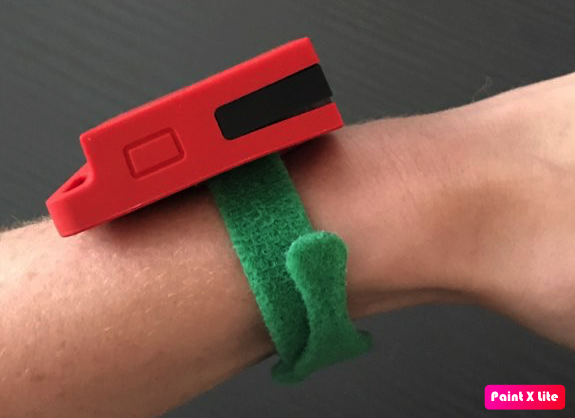
#> input picture sprint_baseline/hand1.png, 575 x 418 px
$ jupyter execute colored_obj_detector.ipynb
#> lines starting #> are read from the running program, lines starting #| are printed output that depends on the picture; after the words box and inside, x2 and y2 are one past the last pixel; in counts of white or black regions, pixels touching at a corner belong together
#> further down, inp is the input picture: shape (418, 575, 3); mean B, G, R 78.2, 88.5, 122.7
[cell 1]
import cv2

def show_hsv (img):
    hsv = cv2.cvtColor (img, cv2.COLOR_BGR2HSV)

    cv2.imshow ("hsv image", hsv)

def find_marker (img, color):
#> called with color = ((165, 50, 230), (185, 70, 255))
    hsv = cv2.cvtColor (img, cv2.COLOR_BGR2HSV)
#> hsv: shape (418, 575, 3); mean H, S, V 38.6, 83.8, 127
    cv2.imshow ("hsv", hsv)

    thresh = cv2.inRange(hsv, color[0], color[1])
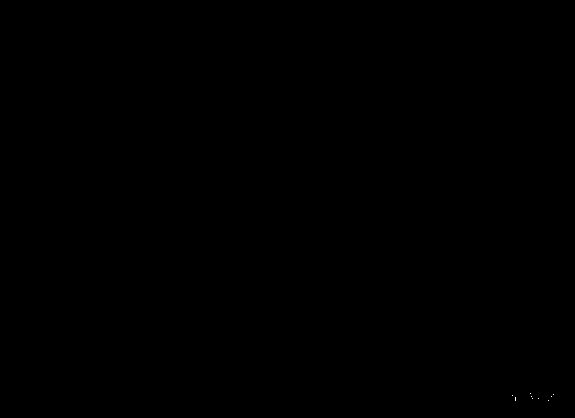
#> thresh: shape (418, 575); 0% white in thin lines or dots, all inside (x1, y1, x2, y2) = (512, 393, 554, 401)

    cv2.imshow ("th", thresh)

    moments = cv2.moments(thresh, 1)
#> moments = moments, m00 12, centre m10/m00, m01/m00 = (529.6, 397)
    dM01 = moments['m01']
#> dM01 = 4764
    dM10 = moments['m10']
#> dM10 = 6355
    dArea = moments['m00']
#> dArea = 12

    marker_coord = [-5, -5]

    print (dArea)
#| 12.0

    if dArea > 5:
        x = int(dM10 / dArea)
#> x = 529
        y = int(dM01 / dArea)
#> y = 397
        marker_coord[0] = x
        marker_coord[1] = y

        cv2.circle (img, (x, y), 10, (0,0,255), -1)
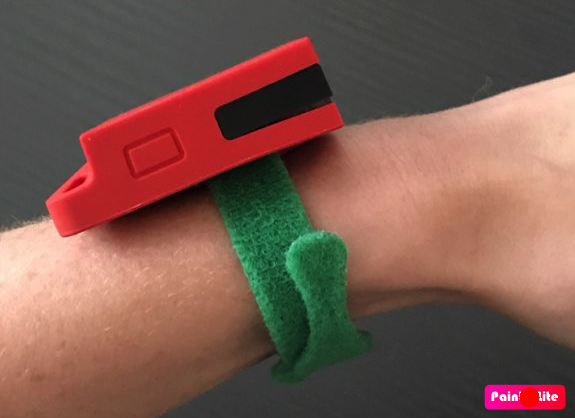
#> img: shape (418, 575, 3); 0.13% of pixels changed, all inside (x1, y1, x2, y2) = (519, 387, 540, 408)
        cv2.imshow ("detected", img)

    return marker_coord

[cell 2]
# [25 lines of commented-out code are left out]

def find_marker_by_template (img, template):
    w, h = template[:, :, 1].shape
    # All the 6 methods for comparison in a list

    #methods = ['cv2.TM_CCOEFF', 'cv2.TM_CCOEFF_NORMED', 'cv2.TM_CCORR',
    #            'cv2.TM_CCORR_NORMED', 'cv2.TM_SQDIFF', 'cv2.TM_SQDIFF_NORMED']

    meth = 'cv2.TM_SQDIFF_NORMED'

    img = img.copy()
    method = eval (meth)

    # Apply template Matching
    res = cv2.matchTemplate(img,template,method)
    min_val, max_val, min_loc, max_loc = cv2.minMaxLoc(res)

    # If the method is TM_SQDIFF or TM_SQDIFF_NORMED, take minimum
    if method in [cv2.TM_SQDIFF, cv2.TM_SQDIFF_NORMED]: top_left = min_loc
    else: top_left = max_loc

    bottom_right = (top_left[0] + w, top_left[1] + h)
    cv2.rectangle(img,top_left, bottom_right, 255, 2)

    #draw (img, 10, str (meth) + "1")

    img_res = cv2.resize (img, (611, 512))
    #cv2.imshow ("nde", img_res)
    #cv2.waitKey(1)

    #results.append (img)

    #return img2 [top_left [1]:bottom_right[1], top_left [0]:bottom_right[0]]
    return [int ((top_left [0] + bottom_right [0]) / 2),
            int ((top_left [1] + bottom_right [1]) / 2)]

[cell 3]
# [10 lines of commented-out code are left out]
inp = cv2.imread ("hand1.png")


#img = cv2.resize (inp, (int (inp.shape [1] / 2), int (inp.shape [0] / 2)))

img = inp

# [33 lines of commented-out code are left out]

marker_color_min = (165, 50, 230)
marker_color_max = (185, 70, 255)


#222 161 7

coords = find_marker (img, (marker_color_min, marker_color_max))
#> coords = [529, 397]

#coords = find_marker_by_template (img, templ)

cv2.circle (img, (coords [0], coords [1]), 10, (0,0,255), -1)
cv2.imshow ("detected", img)

cv2.waitKey (0)

cv2.destroyAllWindows ()
